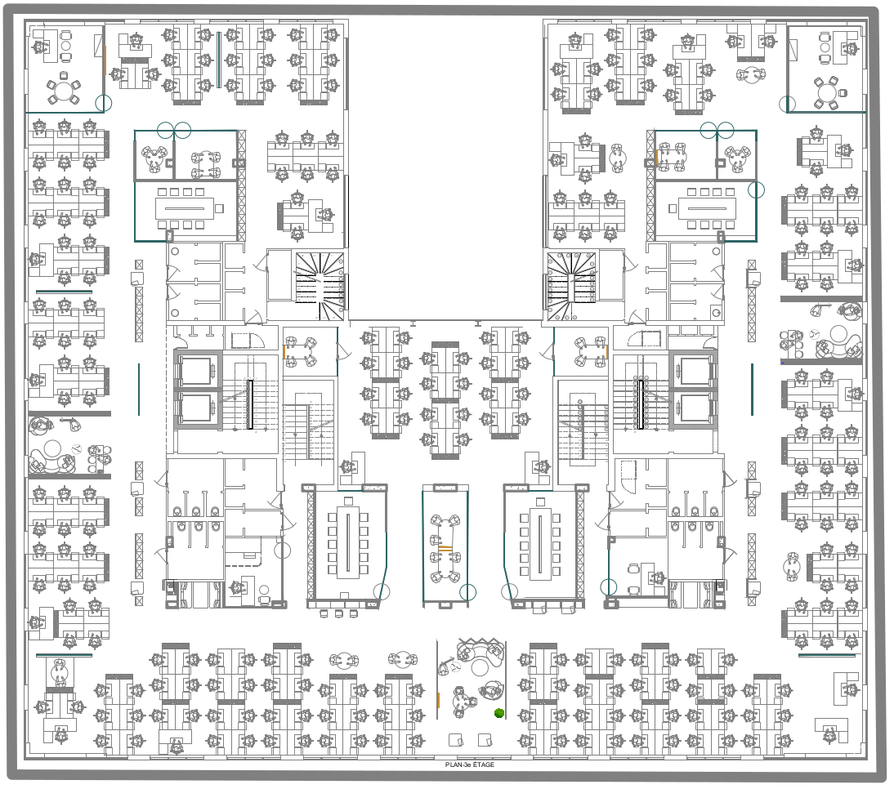
#> input picture maps/map3rd floor.png, 894 x 789 px, shrunk from 1094 x 966 before the run
$ python conv_to_binary.py
#> lines starting #> are read from the running program, lines starting #| are printed output that depends on the picture
import cv2 # Import OpenCV

# read the image file
img = cv2.imread('map3rd floor.png')
#> img is the input picture: shape (789, 894, 3); mean B, G, R 227.6, 227.7, 227.4

ret, bw_img = cv2.threshold(img, 220, 255, cv2.THRESH_BINARY)
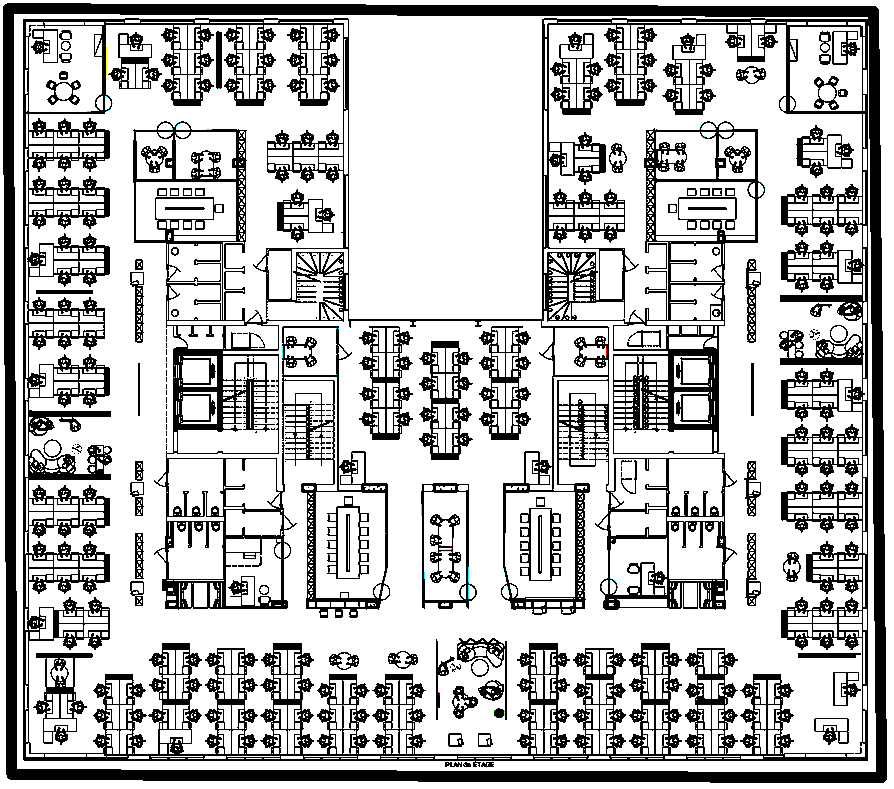
#> bw_img: shape (789, 894, 3); mean B, G, R 187.7, 187.8, 187.7

# converting to its binary form
bw = cv2.threshold(img, 240, 255, cv2.THRESH_BINARY)

# Display and save image
cv2.imshow("Binary", bw_img)
cv2.imwrite("mapBin.png", bw_img)
cv2.waitKey(0)
cv2.destroyAllWindows()
